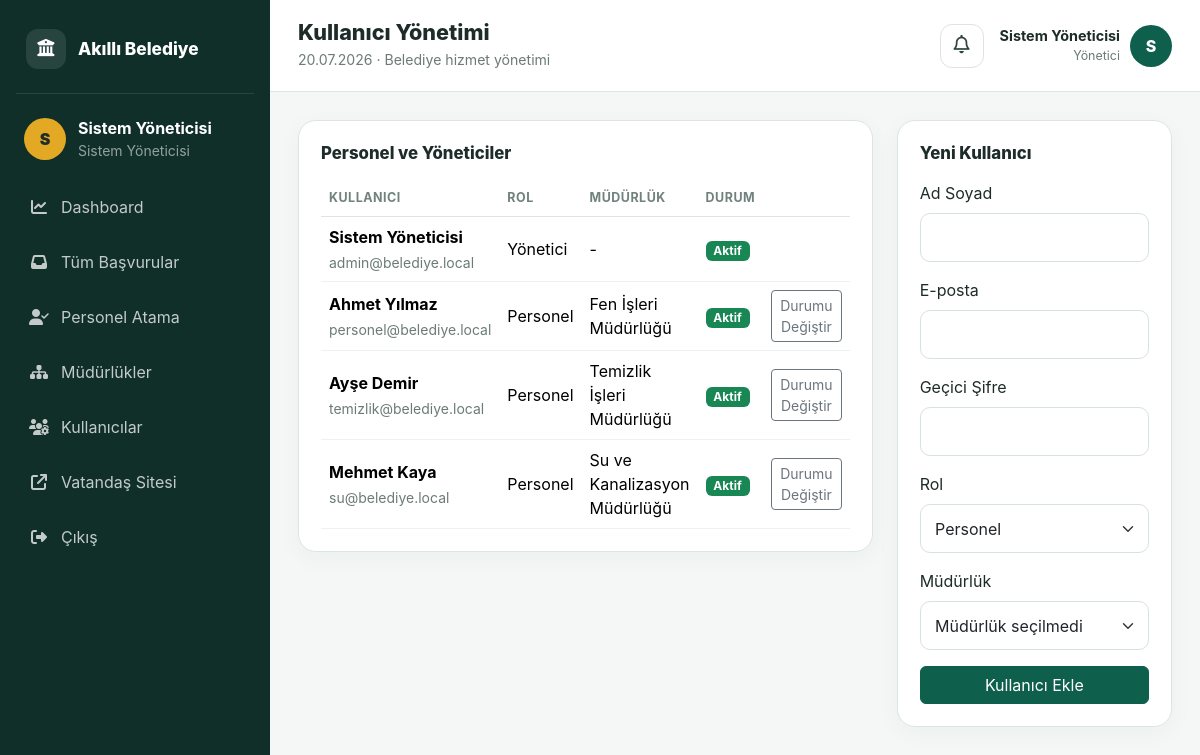
Screenshot of /admin/kullanicilar.php (signed in) with the database file from the repository.
### tables this page shows
CREATE TABLE users (
    id INT AUTO_INCREMENT PRIMARY KEY,
    full_name VARCHAR(120) NOT NULL,
    email VARCHAR(150) NOT NULL UNIQUE,
    password VARCHAR(255) NOT NULL,
    role ENUM('admin','staff') NOT NULL DEFAULT 'staff',
    department_id INT NULL,
    is_active TINYINT(1) NOT NULL DEFAULT 1,
    created_at TIMESTAMP DEFAULT CURRENT_TIMESTAMP,
    CONSTRAINT fk_users_department FOREIGN KEY (department_id) REFERENCES departments(id) ON DELETE SET NULL
);

CREATE TABLE departments (
    id INT AUTO_INCREMENT PRIMARY KEY,
    name VARCHAR(150) NOT NULL UNIQUE,
    description VARCHAR(255) NULL,
    is_active TINYINT(1) NOT NULL DEFAULT 1,
    created_at TIMESTAMP DEFAULT CURRENT_TIMESTAMP
);

### includes/auth.php (called while the page is built, shortened)
<?php
require_once __DIR__ . '/functions.php';
function current_user(): ?array {
    return $_SESSION['user'] ?? null;
}

### includes/functions.php (called while the page is built, shortened)
<?php
function e(?string $value): string {
    return htmlspecialchars($value ?? '', ENT_QUOTES, 'UTF-8');
}

### admin/kullanicilar.php (the view, shortened to what this page needs)
<?php
require_once '../config/db.php';
require_once '../includes/auth.php';
$users = $pdo->query('SELECT u.*, d.name AS department_name FROM users u LEFT JOIN departments d ON d.id = u.department_id ORDER BY u.created_at DESC')->fetchAll();
$pageTitle = 'Kullanıcı Yönetimi';
require '../includes/panel_header.php';
?>
<div class="row g-4">
    <div class="col-xl-8">
        <div class="panel-card">
            <div class="panel-card-header"><div><h3>Personel ve Yöneticiler</h3></div></div>
            <div class="table-responsive">
                <table class="table align-middle">
                    <thead><tr><th>Kullanıcı</th><th>Rol</th><th>Müdürlük</th><th>Durum</th><th></th></tr></thead>
                    <tbody>
                    <?php foreach ($users as $row): ?>
                        <tr>
                            <td><strong><?= e($row['full_name']) ?></strong><small><?= e($row['email']) ?></small></td>
                            <td><?= $row['role'] === 'admin' ? 'Yönetici' : 'Personel' ?></td>
                            <td><?= e($row['department_name'] ?: '-') ?></td>
                            <td><span class="badge text-bg-<?= $row['is_active'] ? 'success' : 'secondary' ?>"><?= $row['is_active'] ? 'Aktif' : 'Pasif' ?></span></td>
                            <td><?php if ((int)$row['id'] !== (int)current_user()['id']): ?><a href="?toggle=<?= $row['id'] ?>" class="btn btn-sm btn-outline-secondary">Durumu Değiştir</a><?php endif; ?></td>
                        </tr>
                    <?php endforeach; ?>
                    </tbody>
                </table>
            </div>
        </div>
    </div>
    <div class="col-xl-4">
        <div class="panel-card">
            <div class="panel-card-header"><div><h3>Yeni Kullanıcı</h3></div></div>
            <form method="post" class="vstack gap-3">
                <div><label class="form-label">Ad Soyad</label><input type="text" name="full_name" class="form-control" required></div>
                <div><label class="form-label">E-posta</label><input type="email" name="email" class="form-control" required></div>
                <div><label class="form-label">Geçici Şifre</label><input type="password" name="password" class="form-control" minlength="6" required></div>
                <div><label class="form-label">Rol</label><select name="role" class="form-select"><option value="staff">Personel</option><option value="admin">Yönetici</option></select></div>
                <div><label class="form-label">Müdürlük</label><select name="department_id" class="form-select"><option value="0">Müdürlük seçilmedi</option></select></div>
                <button class="btn btn-primary">Kullanıcı Ekle</button>
            </form>
        </div>
    </div>
</div>
<?php require '../includes/panel_footer.php'; ?>

### includes/panel_header.php (shortened to what this page needs)
<?php
require_once __DIR__ . '/auth.php';
$user = current_user();
$pageTitle = $pageTitle ?? 'Yönetim Paneli';
require __DIR__ . '/header.php';
?>
<div class="panel-layout">
    <aside class="sidebar" id="sidebar">
        <div class="sidebar-brand">
            <i class="fa-solid fa-building-columns"></i>
            <span>
                Akıllı Belediye
            </span>
        </div>
        <div class="sidebar-user">
            <div class="avatar">
                <?= e(mb_substr($user['full_name'], 0, 1)) ?>
            </div>
            <div>
                <strong>
                    <?= e($user['full_name']) ?>
                </strong>
                <small>
                    <?php if ($user['role'] === 'admin'): ?>
                        Sistem Yöneticisi
                    <?php else: ?>
                        Belediye Personeli
                    <?php endif; ?>
                </small>
            </div>
        </div>
        <nav class="sidebar-nav">
            <?php if ($user['role'] === 'admin'): ?>
                <a href="../admin/dashboard.php">
                    <i class="fa-solid fa-chart-line"></i>
                    <span>Dashboard</span>
                </a>
                <a href="../admin/basvurular.php">
                    <i class="fa-solid fa-inbox"></i>
                    <span>Tüm Başvurular</span>
                </a>
                <a href="../admin/atamalar.php">
                    <i class="fa-solid fa-user-check"></i>
                    <span>Personel Atama</span>
                </a>
                <a href="../admin/departmanlar.php">
                    <i class="fa-solid fa-sitemap"></i>
                    <span>Müdürlükler</span>
                </a>
                <a href="../admin/kullanicilar.php">
                    <i class="fa-solid fa-users-gear"></i>
                    <span>Kullanıcılar</span>
                </a>
            <?php endif; ?>
            <a href="../index.php" target="_blank">
                <i class="fa-solid fa-arrow-up-right-from-square"></i>
                <span>Vatandaş Sitesi</span>
            </a>
            <a href="../logout.php">
                <i class="fa-solid fa-right-from-bracket"></i>
                <span>Çıkış</span>
            </a>
        </nav>
    </aside>
    <main class="panel-main">
        <header class="panel-topbar">
            <div class="topbar-left">
                <div class="topbar-title">
                    <h1><?= e($pageTitle) ?></h1>
                    <p>
                        <?= date('d.m.Y') ?>
                        · Belediye hizmet yönetimi
                    </p>
                </div>
            </div>
            <div class="topbar-right">
                <div class="dropdown notification-dropdown">
                    <button type="button" class="notification-button" data-bs-toggle="dropdown"
                        data-bs-auto-close="outside" aria-expanded="false" title="Bildirimler">
                        <i class="fa-regular fa-bell"></i>
                    </button>
                </div>
                <div class="topbar-user">
                    <div>
                        <strong>
                            <?= e($user['full_name']) ?>
                        </strong>
                        <small>
                            <?= $user['role'] === 'admin'
                                ? 'Yönetici'
                                : 'Personel'
                                ?>
                        </small>
                    </div>
                    <div class="topbar-avatar">
                        <?= e(mb_substr($user['full_name'], 0, 1)) ?>
                    </div>
                </div>
            </div>
        </header>
        <div class="panel-content">

### assets/css/style.css (style rules this page uses)
:root { --primary: #0f5f4d; --primary-dark: #0a4337; --accent: #e3a824; --bg: #f4f7f6; --text: #1d2c29; --muted: #6c7b77; --border: #dce5e2; --sidebar: #102f29; }
* { box-sizing: border-box }
body { margin: 0; font-family: Inter, Segoe UI, Arial, sans-serif; background: var(--bg); color: var(--text) }
a { text-decoration: none }
.form-control, .form-select { border-color: #d7e2df; padding: .72rem .9rem; border-radius: 10px }
.btn-primary { background: var(--primary); border-color: var(--primary) }
.panel-layout { min-height: 100vh }
.sidebar { position: fixed; inset: 0 auto 0 0; width: 270px; background: var(--sidebar); color: #fff; padding: 22px 16px; z-index: 1000; transition: .25s }
.sidebar-brand { display: flex; align-items: center; gap: 12px; font-size: 1.08rem; font-weight: 800; padding: 7px 10px 24px; border-bottom: 1px solid rgba(255, 255, 255, .1) }
.sidebar-brand i { width: 40px; height: 40px; border-radius: 12px; background: rgba(255, 255, 255, .1); display: grid; place-items: center }
.sidebar-user { display: flex; align-items: center; gap: 12px; padding: 22px 8px }
.avatar { width: 42px; height: 42px; border-radius: 50%; display: grid; place-items: center; background: var(--accent); color: #1e2d2a; font-weight: 900 }
.sidebar-user div:last-child { display: flex; flex-direction: column }
.sidebar-user small { color: rgba(255, 255, 255, .55) }
.sidebar-nav { display: flex; flex-direction: column; gap: 7px }
.sidebar-nav a { display: flex; align-items: center; gap: 12px; color: rgba(255, 255, 255, .75); padding: 12px 13px; border-radius: 11px }
.sidebar-nav i { width: 20px; text-align: center }
.panel-main { margin-left: 270px; min-height: 100vh }
.panel-topbar { height: 92px; background: #fff; border-bottom: 1px solid var(--border); display: flex; align-items: center; gap: 16px; padding: 0 28px; position: sticky; top: 0; z-index: 900 }
.panel-topbar h1 { font-size: 1.35rem; font-weight: 800; margin: 0 }
.panel-topbar p { margin: 3px 0 0; color: var(--muted); font-size: .88rem }
.panel-content { padding: 28px }
.panel-card { background: #fff; border: 1px solid var(--border); border-radius: 18px; padding: 22px; box-shadow: 0 6px 24px rgba(15, 60, 49, .04) }
.panel-card-header { display: flex; justify-content: space-between; align-items: center; margin-bottom: 18px }
.panel-card-header h3 { font-size: 1.05rem; font-weight: 800; margin: 0 }
.table { margin: 0 }
.table th { font-size: .78rem; text-transform: uppercase; letter-spacing: .04em; color: #71817d; border-bottom: 1px solid var(--border); white-space: nowrap }
.table td { vertical-align: middle; border-color: #edf1f0 }
.table td strong, .table td small, .table-title { display: block }
.table td small { color: var(--muted); margin-top: 3px }
.topbar-left { display: flex; align-items: center; gap: 14px; min-width: 0; }
.topbar-title { min-width: 0; }
.topbar-title h1 { overflow: hidden; text-overflow: ellipsis; white-space: nowrap; }
.topbar-user { margin-left: auto; display: flex; align-items: center; gap: 10px; }
.topbar-user > div:first-child { display: flex; flex-direction: column; text-align: right; }
.topbar-user strong { font-size: 0.9rem; }
.topbar-user small { color: var(--muted); font-size: 0.78rem; }
.topbar-avatar { width: 42px; height: 42px; border-radius: 50%; display: grid; place-items: center; background: var(--primary); color: #ffffff; font-weight: 800; }
.notification-dropdown { position: relative; }
.notification-button { position: relative; width: 44px; height: 44px; border: 1px solid var(--border); border-radius: 12px; background: #ffffff; color: #30453f; display: grid; place-items: center; font-size: 1.15rem; transition: 0.2s; }
.panel-topbar { height: 92px; background: #ffffff; border-bottom: 1px solid var(--border); display: flex; align-items: center; justify-content: space-between; gap: 20px; padding: 0 28px; position: sticky; top: 0; z-index: 900; }
.topbar-right { margin-left: auto; display: flex; align-items: center; justify-content: flex-end; gap: 16px; }
.topbar-title h1 { margin: 0; font-size: 1.35rem; font-weight: 800; }
.topbar-title p { margin: 3px 0 0; color: var(--muted); font-size: 0.88rem; }
.topbar-user { display: flex; align-items: center; gap: 10px; }
.notification-button { position: relative; width: 44px; height: 44px; border: 1px solid var(--border); border-radius: 12px; background: #ffffff; color: #30453f; display: grid; place-items: center; font-size: 1.15rem; cursor: pointer; transition: 0.2s; }

### rows the page displays
users: full_name "S", full_name "Sistem Yöneticisi", email "admin@belediye.local", role "Yönetici", department_name "-", is_active "Aktif"
users: full_name "Ahmet Yılmaz", email "personel@belediye.local", role "Personel", department.name "Fen İşleri Müdürlüğü", is_active "Aktif"
users: full_name "Ayşe Demir", email "temizlik@belediye.local", role "Personel", department.name "Temizlik İşleri Müdürlüğü", is_active "Aktif"
users: full_name "Mehmet Kaya", email "su@belediye.local", role "Personel", department.name "Su ve Kanalizasyon Müdürlüğü", is_active "Aktif"

### other values shown
$pageTitle "Kullanıcı Yönetimi"
